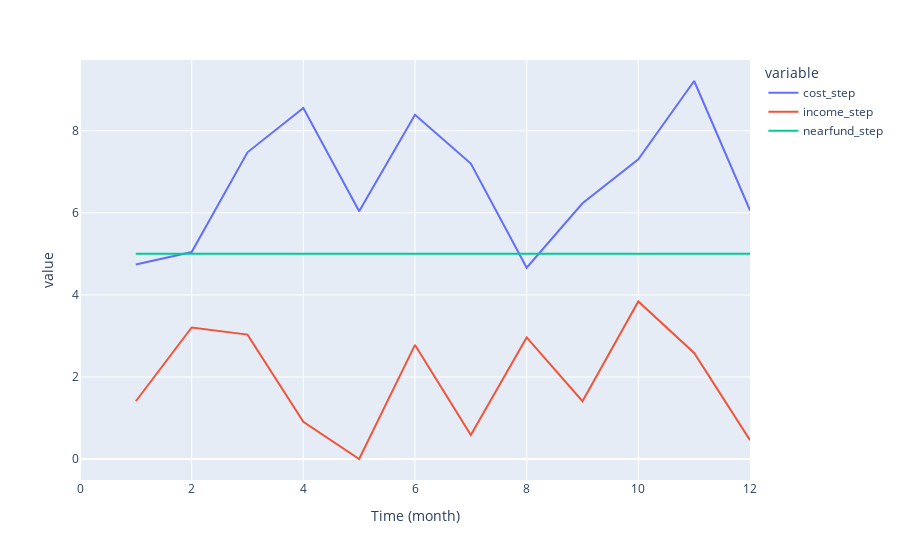

Source (notebook cell):
### Code cell
px.line(var_df,y=['cost_step','income_step','nearfund_step'])

### Figure 1 — Plotly figure (JSON) as saved in the notebook; plotly's stock layout.template omitted (floating-point values rounded to 4 significant figures)
{"data": [{"hovertemplate": "variable=cost_step<br>Time (month)=%{x}<br>value=%{y}<extra></extra>", "legendgroup": "cost_step", "line": {"color": "#636efa", "dash": "solid"}, "mode": "lines", "name": "cost_step", "orientation": "v", "showlegend": true, "type": "scatter", "x": [0, 1, 2, 3, 4, 5, 6, 7, 8, 9, 10, 11, 12], "xaxis": "x", "y": [null, 4.739, 5.042, 7.475, 8.555, 6.039, 8.391, 7.2, 4.663, 6.232, 7.302, 9.213, 6.059], "yaxis": "y"}, {"hovertemplate": "variable=income_step<br>Time (month)=%{x}<br>value=%{y}<extra></extra>", "legendgroup": "income_step", "line": {"color": "#EF553B", "dash": "solid"}, "mode": "lines", "name": "income_step", "orientation": "v", "showlegend": true, "type": "scatter", "x": [0, 1, 2, 3, 4, 5, 6, 7, 8, 9, 10, 11, 12], "xaxis": "x", "y": [null, 1.408, 3.206, 3.032, 0.9047, 0, 2.78, 0.5842, 2.963, 1.41, 3.841, 2.583, 0.4601], "yaxis": "y"}, {"hovertemplate": "variable=nearfund_step<br>Time (month)=%{x}<br>value=%{y}<extra></extra>", "legendgroup": "nearfund_step", "line": {"color": "#00cc96", "dash": "solid"}, "mode": "lines", "name": "nearfund_step", "orientation": "v", "showlegend": true, "type": "scatter", "x": [0, 1, 2, 3, 4, 5, 6, 7, 8, 9, 10, 11, 12], "xaxis": "x", "y": [null, 5, 5, 5, 5, 5, 5, 5, 5, 5, 5, 5, 5], "yaxis": "y"}], "layout": {"legend": {"title": {"text": "variable"}, "tracegroupgap": 0}, "margin": {"t": 60}, "xaxis": {"anchor": "y", "domain": [0, 1], "title": {"text": "Time (month)"}}, "yaxis": {"anchor": "x", "domain": [0, 1], "title": {"text": "value"}}}}
